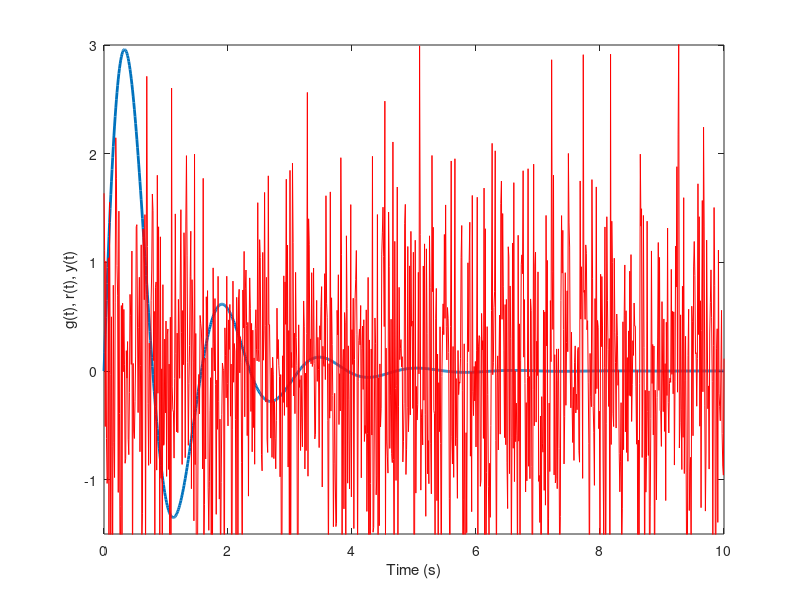
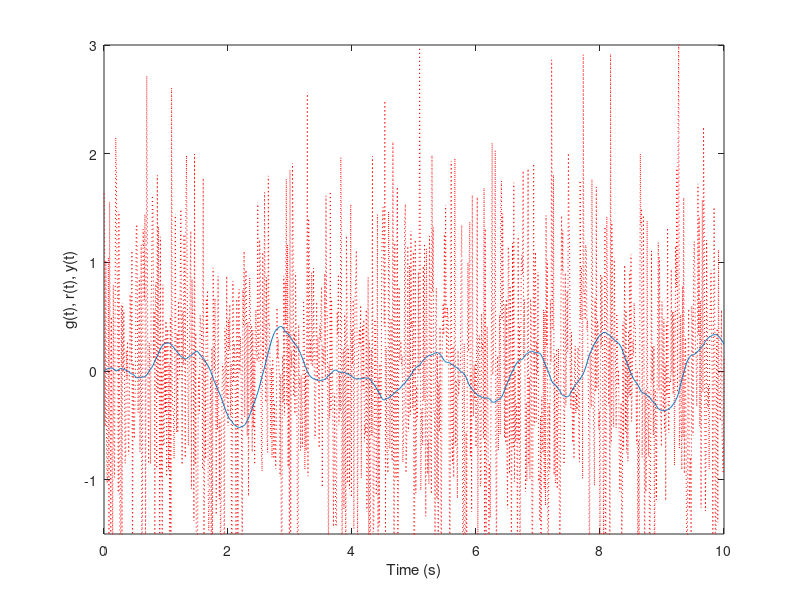

MATLAB code to generate these figures, in order:
%%
clear;close all;
% ms^2 +cs + k = 0
% s^2 + 2s+ 17 = 0
m=1;c=2;k=17;
wn=sqrt(k/m);
cc=2*sqrt(m*k);
zeta=c/cc;
root_sys1=(-c+sqrt(c^2-4*m*k))/(2*m);
root_sys2=(-c-sqrt(c^2-4*m*k))/(2*m);
wd=wn*sqrt(1-zeta^2);

t=0:0.001:5;
c_t=1-exp(-zeta*wn*t).*(cos(wd*t)+zeta/sqrt(1-zeta^2).*sin(wd*t));
figure(1);clf;plot(t,c_t);grid
xlabel('Time (s)'),ylabel('c(t)');

figure(2);clf;
plot(real(root_sys1),imag(root_sys1),'x');hold on;
plot(real(root_sys2),imag(root_sys2),'x');hold on;
axis([-5 2 -5 5]);grid on;xlabel('real'),ylabel('Imag');
%%
zeta_all=[0 0.1 0.5 0.7 0.9 1];
color_all=['r','k','g','m','c','r'];
x_all=['rx','kx','gx','mx','cx','rx'];
c=cc*zeta_all;
root_sys1_all=(-c+sqrt(c.^2-4*m*k))/(2*m);
root_sys2_all=(-c-sqrt(c.^2-4*m*k))/(2*m);
wd_all=wn*sqrt(1-zeta_all.^2);

for i=1:length(zeta_all)
   zeta=zeta_all(i);
   wd=wd_all(i);
   root_sys1=root_sys1_all(i);
   root_sys2=root_sys2_all(i);
   color_c=color_all(i);
   x_c=x_all(2*i-1:2*i);
   if i==length(zeta_all)
      c_t_zeta_d=1-exp(-zeta*wn*t).*(cos(wd*t)+wn.*t);
   else
      c_t_zeta=1-exp(-zeta*wn*t).*(cos(wd*t)+zeta/sqrt(1-zeta^2).*sin(wd*t));
   end
  figure(1);hold on;plot(t,c_t_zeta,color_c);
  figure(2);hold on;plot(real(root_sys1),imag(root_sys1),x_c);
            hold on;plot(real(root_sys2),imag(root_sys2),x_c);
end

%%
clear;close all;
dt=0.01;t=0:dt:10;
[imp]=impulse(tf([2 10],[1 5 4]),t);
r=ones(1,length(t));
y=conv(r,imp)*dt;

figure(1);clf;
plot(t,imp);
hold on;plot(t,r,'r');
plot(t,y(1:length(t)),'k','Linewidth',2);
xlabel('Time (s)');
ylabel('g(t), r(t), y(t)');

%%
clear;close all;
dt=0.01;t=0:dt:10;
[imp]=impulse(tf([0 0 1],[1 1 1]),t);
r=t;
y=conv(r,imp)*dt;

figure(1);clf;
plot(t,imp);
hold on;plot(t,r,'r');
plot(t,y(1:length(t)),'k','Linewidth',2);
xlabel('Time (s)');
ylabel('g(t), r(t), y(t)');

%%
clear;close all;
dt=0.01;t=0:dt:10;
[imp]=impulse(tf([0 2],[1 3]),t);
r=exp(-t);
y=conv(r,imp)*dt;

figure(1);clf;
plot(t,imp);
hold on;plot(t,r,'r');
plot(t,y(1:length(t)),'k','Linewidth',2);
xlabel('Time (s)');
ylabel('g(t), r(t), y(t)');

%%
clear;close all;
dt=0.01;t=0:dt:10;
[imp]=impulse(tf([0 2],[1 3]),t);
r=square(1.5*t);
y=conv(r,imp)*dt;

figure(1);clf;
plot(t,imp);
hold on;plot(t,r,'r');
plot(t,y(1:length(t)),'k','Linewidth',2);
xlabel('Time (s)');
ylabel('g(t), r(t), y(t)');

%%
clear;close all;
dt=0.01;t=0:dt:10;
[imp]=impulse(tf([0 17],[1 2 17]),t);
r=exp(-t);
y=conv(r,imp)*dt;

figure(1);clf;
plot(t,imp);
hold on;plot(t,r,'r');
plot(t,y(1:length(t)),'k','Linewidth',2);
axis([0 10 -1.5 3]);
xlabel('Time (s)');
ylabel('g(t), r(t), y(t)');

figure(2);clf;
plot(t,r,'r:');hold on;
plot(t,y(1:length(t)));
axis([0 10 -1.5 3]);
xlabel('Time (s)');
ylabel('g(t), r(t), y(t)');

%%
clear;close all;
dt=0.01;t=0:dt:10;
[imp]=impulse(tf([0 17],[1 2 17]),t);
r=square(0.5*t);
y=conv(r,imp)*dt;

figure(1);clf;
plot(t,imp);
hold on;plot(t,r,'r');
plot(t,y(1:length(t)),'k','Linewidth',2);
axis([0 10 -1.5 3]);
xlabel('Time (s)');
ylabel('g(t), r(t), y(t)');

figure(2);clf;
plot(t,r,'r:');hold on;
plot(t,y(1:length(t)));
axis([0 10 -1.5 3]);
xlabel('Time (s)');
ylabel('g(t), r(t), y(t)');


%%
clear;close all;
dt=0.01;t=0:dt:10;
[imp]=impulse(tf([0 17],[1 2 17]),t);
r=sin(2*t);
y=conv(r,imp)*dt;

figure(1);clf;
plot(t,imp);
hold on;plot(t,r,'r');
plot(t,y(1:length(t)),'k','Linewidth',2);
axis([0 10 -1.5 3]);
xlabel('Time (s)');
ylabel('g(t), r(t), y(t)');

figure(2);clf;
plot(t,r,'r:');hold on;
plot(t,y(1:length(t)));
axis([0 10 -1.5 3]);
xlabel('Time (s)');
ylabel('g(t), r(t), y(t)');

%%
clear;close all;
dt=0.01;t=0:dt:10;
[imp]=impulse(tf([0 17],[1 2 17]),t);
r=randn(1,length(t));
y=conv(r,imp)*dt;

figure(1);clf;
plot(t,imp,'Linewidth',2);
hold on;plot(t,r,'r');
axis([0 10 -1.5 3]);
xlabel('Time (s)');
ylabel('g(t), r(t), y(t)');

figure(2);clf;
plot(t,r,'r:');hold on;
plot(t,y(1:length(t)));
axis([0 10 -1.5 3]);
xlabel('Time (s)');
ylabel('g(t), r(t), y(t)');